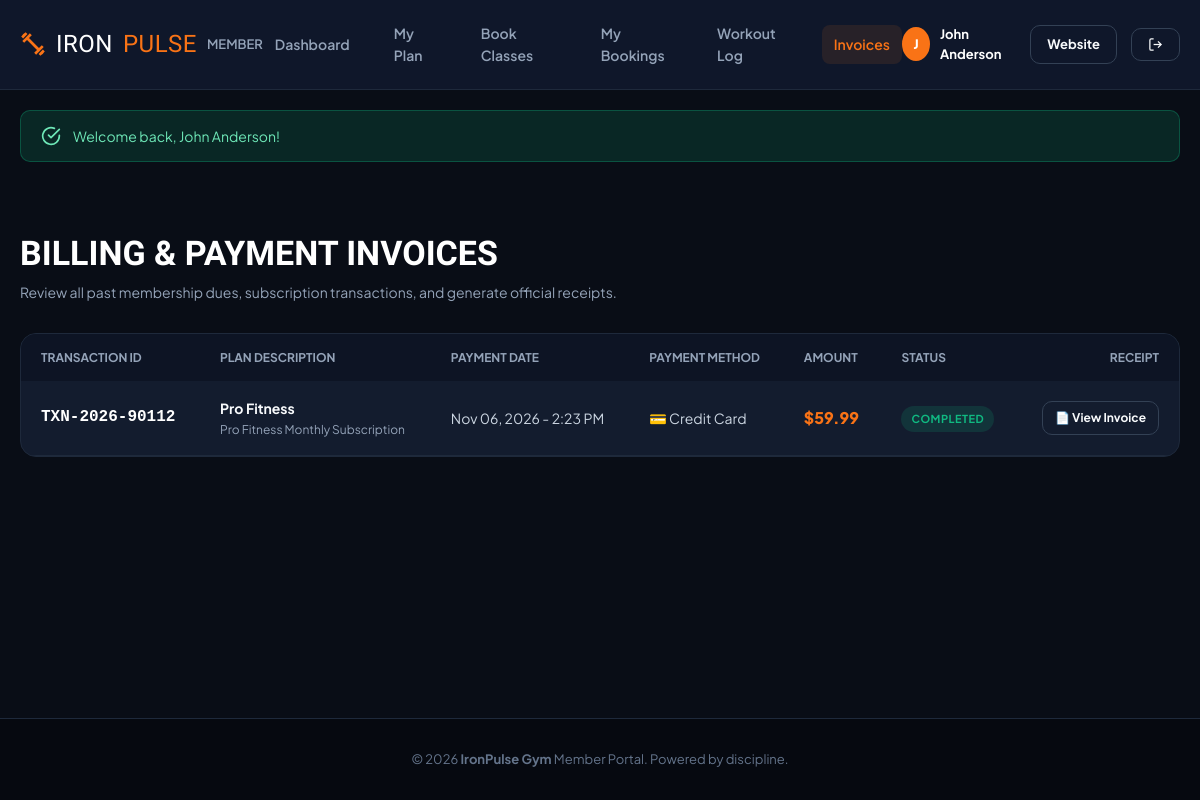
The page /member/payments.php (signed in) on the database its author committed.
### tables this page shows
CREATE TABLE `users` (
  `id` INT AUTO_INCREMENT PRIMARY KEY,
  `full_name` VARCHAR(100) NOT NULL,
  `email` VARCHAR(120) NOT NULL UNIQUE,
  `password` VARCHAR(255) NOT NULL,
  `phone` VARCHAR(30) DEFAULT NULL,
  `role` ENUM('admin', 'member') NOT NULL DEFAULT 'member',
  `gender` ENUM('male', 'female', 'other') DEFAULT 'other',
  `dob` DATE DEFAULT NULL,
  `avatar` VARCHAR(255) DEFAULT 'default-avatar.png',
  `address` TEXT DEFAULT NULL,
  `emergency_contact` VARCHAR(150) DEFAULT NULL,
  `fitness_goals` TEXT DEFAULT NULL,
  `status` ENUM('active', 'inactive', 'suspended') NOT NULL DEFAULT 'active',
  `created_at` TIMESTAMP DEFAULT CURRENT_TIMESTAMP,
  `updated_at` TIMESTAMP DEFAULT CURRENT_TIMESTAMP ON UPDATE CURRENT_TIMESTAMP
);

CREATE TABLE `payments` (
  `id` INT AUTO_INCREMENT PRIMARY KEY,
  `user_id` INT NOT NULL,
  `membership_id` INT DEFAULT NULL,
  `transaction_ref` VARCHAR(100) NOT NULL UNIQUE,
  `amount` DECIMAL(10, 2) NOT NULL,
  `payment_method` ENUM('Cash', 'Credit Card', 'PayPal', 'Stripe', 'Bank Transfer') NOT NULL DEFAULT 'Credit Card',
  `status` ENUM('completed', 'pending', 'failed') NOT NULL DEFAULT 'completed',
  `notes` VARCHAR(255) DEFAULT NULL,
  `payment_date` TIMESTAMP DEFAULT CURRENT_TIMESTAMP,
  FOREIGN KEY (`user_id`) REFERENCES `users` (`id`) ON DELETE CASCADE,
  FOREIGN KEY (`membership_id`) REFERENCES `memberships` (`id`) ON DELETE SET NULL
);

CREATE TABLE `membership_plans` (
  `id` INT AUTO_INCREMENT PRIMARY KEY,
  `name` VARCHAR(100) NOT NULL,
  `description` TEXT DEFAULT NULL,
  `duration_days` INT NOT NULL DEFAULT 30,
  `price` DECIMAL(10, 2) NOT NULL,
  `badge` VARCHAR(50) DEFAULT NULL,
  `features_json` TEXT NOT NULL,
  `is_popular` TINYINT(1) DEFAULT 0,
  `status` ENUM('active', 'inactive') NOT NULL DEFAULT 'active',
  `created_at` TIMESTAMP DEFAULT CURRENT_TIMESTAMP
);

### config/config.php (called while the page is built, shortened)
<?php
function url($path = '') {
    $cleanPath = ltrim($path, '/');
    return BASE_URL . ($cleanPath ? '/' . $cleanPath : '');
}
function asset($path = '') {
    return url('assets/' . ltrim($path, '/'));
}
function money($amount) {
    return CURRENCY . number_format((float)$amount, 2);
}
function format_date($dateStr, $format = 'M d, Y') {
    $time = strtotime($dateStr);
    return $time ? date($format, $time) : '-';
}

### config/auth.php (called while the page is built, shortened)
<?php
require_once __DIR__ . '/config.php';
function is_logged_in() {
    return !empty($_SESSION['user_id']) && !empty($_SESSION['user_role']);
}
function current_user() {
    static $user = null;
    if ($user === null) {
        $db = getDB();
        $stmt = $db->prepare("SELECT * FROM users WHERE id = ? AND status = 'active' LIMIT 1");
        $stmt->execute([$_SESSION['user_id']]);
        $user = $stmt->fetch();
    }
    return $user;
}

### member/payments.php (the view, shortened to what this page needs)
<?php
require_once __DIR__ . '/../config/config.php';
require_once __DIR__ . '/../config/auth.php';
$user = current_user();
$db = getDB();
$payments = [];
try {
    $stmt = $db->prepare("
        SELECT p.*, m.start_date, m.end_date, mp.name AS plan_name
        FROM payments p
        LEFT JOIN memberships m ON p.membership_id = m.id
        LEFT JOIN membership_plans mp ON m.plan_id = mp.id
        WHERE p.user_id = ?
        ORDER BY p.payment_date DESC
    ");
    $stmt->execute([$user['id']]);
    $payments = $stmt->fetchAll();
} catch (Exception $e) {}
require_once __DIR__ . '/includes/member_header.php';
?>
<div class="container" style="padding: 40px 20px;">
    <div style="margin-bottom: 30px;">
        <h1 style="font-family: var(--font-heading); font-size: 34px; color: #fff;">BILLING & PAYMENT INVOICES</h1>
        <p style="color: var(--text-muted); font-size: 14px;">Review all past membership dues, subscription transactions, and generate official receipts.</p>
    </div>
    <div style="background: var(--mem-card); border: 1px solid var(--mem-border); border-radius: 16px; overflow: hidden;">
        <div style="overflow-x: auto;">
            <table class="data-table" style="width: 100%; border-collapse: collapse;">
                <thead>
                    <tr style="background: #0d1424; text-align: left;">
                        <th style="padding: 14px 20px; font-size: 12px; color: var(--mem-muted); text-transform: uppercase;">Transaction ID</th>
                        <th style="padding: 14px 20px; font-size: 12px; color: var(--mem-muted); text-transform: uppercase;">Plan Description</th>
                        <th style="padding: 14px 20px; font-size: 12px; color: var(--mem-muted); text-transform: uppercase;">Payment Date</th>
                        <th style="padding: 14px 20px; font-size: 12px; color: var(--mem-muted); text-transform: uppercase;">Payment Method</th>
                        <th style="padding: 14px 20px; font-size: 12px; color: var(--mem-muted); text-transform: uppercase;">Amount</th>
                        <th style="padding: 14px 20px; font-size: 12px; color: var(--mem-muted); text-transform: uppercase;">Status</th>
                        <th style="padding: 14px 20px; font-size: 12px; color: var(--mem-muted); text-transform: uppercase; text-align: right;">Receipt</th>
                    </tr>
                </thead>
                <tbody>
                    <?php if (!empty($payments)): ?>
                        <?php foreach ($payments as $p): ?>
                            <tr style="border-bottom: 1px solid var(--mem-border);">
                                <td style="padding: 16px 20px; font-family: monospace; font-weight: 700; color: #fff;">
                                    <?= htmlspecialchars($p['transaction_ref']) ?>
                                </td>
                                <td style="padding: 16px 20px; font-size: 14px;">
                                    <strong><?= htmlspecialchars($p['plan_name'] ?? 'Membership Renewal') ?></strong>
                                    <?php if (!empty($p['notes'])): ?>
                                        <div style="font-size: 12px; color: var(--mem-muted);"><?= htmlspecialchars($p['notes']) ?></div>
                                    <?php endif; ?>
                                </td>
                                <td style="padding: 16px 20px; font-size: 14px; color: var(--text-secondary);">
                                    <?= format_date($p['payment_date'], 'M d, Y - g:i A') ?>
                                </td>
                                <td style="padding: 16px 20px; font-size: 14px; color: var(--text-secondary);">
                                    💳 <?= htmlspecialchars($p['payment_method']) ?>
                                </td>
                                <td style="padding: 16px 20px; font-weight: 800; color: var(--mem-primary); font-size: 16px;">
                                    <?= money($p['amount']) ?>
                                </td>
                                <td style="padding: 16px 20px;">
                                    <span class="badge badge-success"><?= ucfirst($p['status']) ?></span>
                                </td>
                                <td style="padding: 16px 20px; text-align: right;">
                                    <a href="<?= url('member/invoice.php?id=' . $p['id']) ?>" target="_blank" class="btn btn-outline btn-sm" style="padding: 6px 12px; font-size: 12px;">
                                        📄 View Invoice
                                    </a>
                                </td>
                            </tr>
                        <?php endforeach; ?>
                    <?php endif; ?>
                </tbody>
            </table>
        </div>
    </div>
</div>
<?php require_once __DIR__ . '/includes/member_footer.php'; ?>

### member/includes/member_header.php (shortened to what this page needs)
<?php
require_once __DIR__ . '/../../config/config.php';
require_once __DIR__ . '/../../config/auth.php';
$user = current_user();
$curPage = basename($_SERVER['SCRIPT_NAME'] ?? '');
?>
<!DOCTYPE html>
<html lang="en">
<head>
    <link rel="stylesheet" href="<?= asset('css/style.css') ?>">
    <link rel="stylesheet" href="<?= asset('css/member.css') ?>">
</head>
<body class="member-body">
<header class="member-navbar">
    <div class="container member-nav-inner">
        <a href="<?= url('member/index.php') ?>" class="brand-logo" style="font-size: 24px;">
            <svg width="26" height="26" viewBox="0 0 24 24" fill="none" stroke="currentColor" stroke-width="2.5"><path d="m6.5 6.5 11 11"/><path d="m21 21-1-1"/><path d="m3 3 1 1"/><path d="m18 22 4-4"/><path d="m2 6 4-4"/><path d="m3 10 7-7"/><path d="m14 21 7-7"/></svg>
            IRON<span>PULSE</span> <span style="font-size: 13px; font-family: var(--font-body); color: var(--text-muted); font-weight: 600; letter-spacing: 0;">MEMBER</span>
        </a>
        <nav class="member-links">
            <a href="<?= url('member/index.php') ?>" class="member-nav-item <?= $curPage === 'index.php' ? 'active' : '' ?>">Dashboard</a>
            <a href="<?= url('member/membership.php') ?>" class="member-nav-item <?= $curPage === 'membership.php' ? 'active' : '' ?>">My Plan</a>
            <a href="<?= url('member/book-class.php') ?>" class="member-nav-item <?= $curPage === 'book-class.php' ? 'active' : '' ?>">Book Classes</a>
            <a href="<?= url('member/my-bookings.php') ?>" class="member-nav-item <?= $curPage === 'my-bookings.php' ? 'active' : '' ?>">My Bookings</a>
            <a href="<?= url('member/workout-tracker.php') ?>" class="member-nav-item <?= $curPage === 'workout-tracker.php' ? 'active' : '' ?>">Workout Log</a>
            <a href="<?= url('member/payments.php') ?>" class="member-nav-item <?= $curPage === 'payments.php' ? 'active' : '' ?>">Invoices</a>
        </nav>
        <div style="display: flex; align-items: center; gap: 14px;">
            <a href="<?= url('member/profile.php') ?>" style="display: flex; align-items: center; gap: 10px; color: #fff; font-size: 13px; font-weight: 700; text-decoration: none;">
                <div style="width: 34px; height: 34px; border-radius: 50%; background: var(--mem-primary); display: flex; align-items: center; justify-content: center; font-weight: 800; color: #fff;">
                    <?= strtoupper(substr($user['full_name'], 0, 1)) ?>
                </div>
                <span><?= htmlspecialchars($user['full_name']) ?></span>
            </a>
            <a href="<?= url('index.php') ?>" class="btn btn-outline btn-sm" title="Go to Public Website">Website</a>
            <a href="<?= url('logout.php') ?>" class="btn btn-outline btn-sm" title="Log Out">
                <svg width="15" height="15" viewBox="0 0 24 24" fill="none" stroke="currentColor" stroke-width="2"><path d="M9 21H5a2 2 0 0 1-2-2V5a2 2 0 0 1 2-2h4"/><polyline points="16 17 21 12 16 7"/><line x1="21" y1="12" x2="9" y2="12"/></svg>
            </a>
        </div>
    </div>
</header>
<?php require_once __DIR__ . '/../../includes/alerts.php'; ?>

### assets/css/style.css (style rules this page uses)
:root { --primary: #f97316; --primary-hover: #ea580c; --primary-light: rgba(249, 115, 22, 0.15); --primary-glow: rgba(249, 115, 22, 0.4); --secondary: #e11d48; --accent: #10b981; --accent-blue: #3b82f6; --bg-body: #090d16; --bg-surface: #0f172a; --bg-card: #131c2e; --bg-card-hover: #1e293b; --border-subtle: #1e293b; --border-focus: #f97316; --text-main: #f8fafc; --text-secondary: #cbd5e1; --text-muted: #94a3b8; --text-dim: #64748b; --shadow-sm: 0 2px 8px rgba(0, 0, 0, 0.4); --shadow-md: 0 10px 30px rgba(0, 0, 0, 0.5); --shadow-lg: 0 20px 45px rgba(0, 0, 0, 0.7); --shadow-glow: 0 0 30px rgba(249, 115, 22, 0.25); --radius-sm: 6px; --radius-md: 10px; --radius-lg: 16px; --radius-xl: 24px; --radius-full: 9999px; --transition: all 0.25s cubic-bezier(0.4, 0, 0.2, 1); --font-heading: 'Teko', sans-serif; --font-body: 'Plus Jakarta Sans', -apple-system, BlinkMacSystemFont, sans-serif; }
*, *::before, *::after { box-sizing: border-box; margin: 0; padding: 0; }
html { scroll-behavior: smooth; font-size: 16px; }
body { font-family: var(--font-body); background-color: var(--bg-body); color: var(--text-main); line-height: 1.6; overflow-x: hidden; -webkit-font-smoothing: antialiased; }
a { color: inherit; text-decoration: none; transition: var(--transition); }
.container { width: 100%; max-width: 1200px; margin-left: auto; margin-right: auto; padding-left: 20px; padding-right: 20px; }
.btn { display: inline-flex; align-items: center; justify-content: center; gap: 8px; padding: 12px 24px; border-radius: var(--radius-md); font-family: var(--font-body); font-size: 14px; font-weight: 700; cursor: pointer; border: 1px solid transparent; transition: var(--transition); text-align: center; white-space: nowrap; }
.btn-outline { background: transparent; border-color: #334155; color: var(--text-main); }
.btn-sm { padding: 8px 16px; font-size: 13px; }
.badge { display: inline-flex; align-items: center; padding: 4px 10px; border-radius: var(--radius-full); font-size: 11px; font-weight: 700; text-transform: uppercase; letter-spacing: 0.5px; }
.badge-success { background: rgba(16, 185, 129, 0.15); color: var(--accent); }
.brand-logo { display: flex; align-items: center; gap: 10px; font-family: var(--font-heading); font-size: 30px; color: #fff; letter-spacing: 0.5px; text-decoration: none; }
.brand-logo span { color: var(--primary); }
.brand-logo svg { color: var(--primary); }

### assets/css/member.css (style rules this page uses)
:root { --mem-primary: #f97316; --mem-bg: #090d16; --mem-surface: #0f172a; --mem-card: #131c2e; --mem-card-hover: #1b263b; --mem-border: #1e293b; --mem-text: #f8fafc; --mem-muted: #94a3b8; }
body.member-body { background-color: var(--mem-bg); color: var(--mem-text); min-height: 100vh; display: flex; flex-direction: column; }
.member-navbar { background: var(--mem-surface); border-bottom: 1px solid var(--mem-border); padding: 14px 0; position: sticky; top: 0; z-index: 100; }
.member-nav-inner { display: flex; align-items: center; justify-content: space-between; }
.member-links { display: flex; align-items: center; gap: 20px; }
.member-nav-item { color: var(--mem-muted); font-size: 14px; font-weight: 600; padding: 8px 12px; border-radius: 8px; transition: all 0.2s; display: flex; align-items: center; gap: 8px; }
.member-nav-item:hover, .member-nav-item.active { color: #fff; background: rgba(255, 255, 255, 0.05); }
.member-nav-item.active { color: var(--mem-primary); background: rgba(249, 115, 22, 0.1); }

### rows shown on the page
users: full_name "J", full_name "John Anderson"
payments: transaction_ref "TXN-2026-90112", membership_plans.name "Pro Fitness", notes "Pro Fitness Monthly Subscription", payment_date "Nov 06, 2026 - 2:23 PM", payment_method "Credit Card", amount "$59.99", status "COMPLETED"

### other values the page prints
$flash['message'] "Welcome back, John Anderson!"
APP_NAME "IronPulse Gym"
